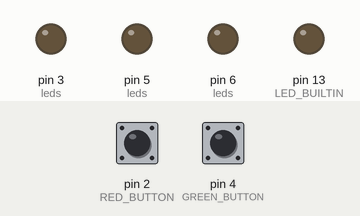
The sketch below on a simulated Arduino Uno, built with avr-gcc and run on an emulated ATmega328P. On the bench: output pins drawn as LEDs (lit = HIGH). The inputs (shaded band) are chosen by the test bench; at power-on: pin 2 (RED_BUTTON) HIGH, pin 4 (GREEN_BUTTON) HIGH.

Above: at 1.2 s.
1.3 s: pin 2 (RED_BUTTON) pulled LOW for 0.15 s
At 1.8 s:
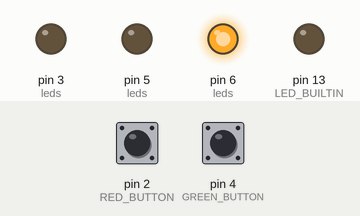
2.9 s: pin 4 (GREEN_BUTTON) pulled LOW for 0.15 s
At 4.1 s:
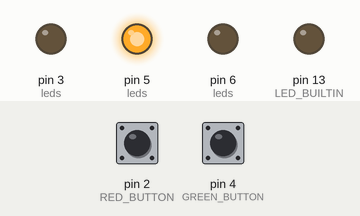
4.5 s: pin 4 (GREEN_BUTTON) pulled LOW for 1 s
At 5.5 s:
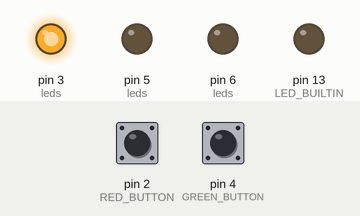
7.0 s: pin 4 (GREEN_BUTTON) pulled LOW for 3.2 s
At 7.4 s:
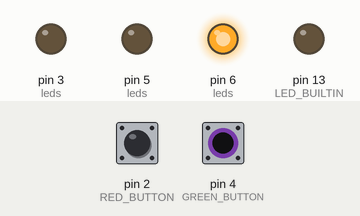
11.7 s: pin 2 (RED_BUTTON) pulled LOW for 1 s
At 12.2 s:
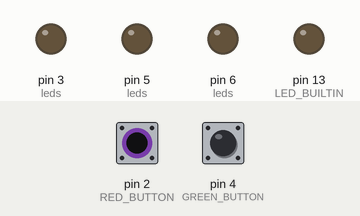
Timing chart, 0 to 14.7 s (numbered marks = the images above; inputs shaded):
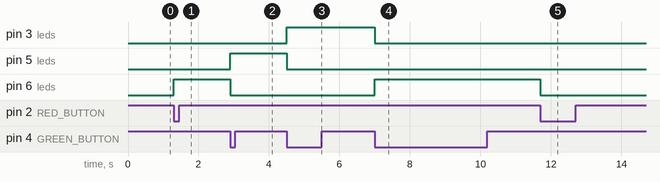

Measured:
- after the input at 1.3 s, pin 6 (leds): LOW → HIGH at once
- after the input at 2.9 s, pin 5 (leds): LOW → HIGH at once; pin 6 (leds): HIGH → LOW at once
- after the input at 4.5 s, pin 3 (leds): LOW → HIGH at once; pin 5 (leds): HIGH → LOW at once
- after the input at 7.0 s, pin 3 (leds): HIGH → LOW at once; pin 6 (leds): LOW → HIGH at once
- after the input at 11.7 s, pin 6 (leds): HIGH → LOW at once

The sketch:

kod01.ino
```cpp
#include <Arduino.h>

#define LED_RED 6
#define LED_GREEN 5
#define LED_BLUE 3

#define RED_BUTTON 2
#define GREEN_BUTTON 4

// Po naciśnięciu przycisku zielonego zmień kolor świecącej diody.
// Przycisk czerwony włącza i wyłącza świecenie.

int DELAY_AFTER_PRESS = 50;

int leds[] = {LED_RED, LED_GREEN, LED_BLUE};
int led_index = 0;

void initRGB()
{
    pinMode(LED_BUILTIN, OUTPUT);
    digitalWrite(LED_BUILTIN, LOW);

    for (int led : leds)
    {
        pinMode(led, OUTPUT);
        digitalWrite(led, LOW);
    }
}

void initButtons()
{
    pinMode(RED_BUTTON, INPUT_PULLUP);
    pinMode(GREEN_BUTTON, INPUT_PULLUP);
}

bool on = false;

void setup()
{
    initRGB();
    initButtons();
}

bool pressingGreen = false;
bool pressingRed = false;

void check_green_button()
{
    if (digitalRead(GREEN_BUTTON) != LOW)
    {
        pressingGreen = false;
        return;
    }

    if (pressingGreen || !on)
    {
        delay(DELAY_AFTER_PRESS);
        return;
    }

    digitalWrite(leds[led_index], LOW);

    led_index = (led_index + 1) % 3;

    digitalWrite(leds[led_index], HIGH);
    pressingGreen = true;
    delay(DELAY_AFTER_PRESS);
}

void check_red_button(){
    if (digitalRead(RED_BUTTON) != LOW)
    {
        pressingRed = false;
        return;
    }

    if (pressingRed)
    {
        delay(DELAY_AFTER_PRESS);
        return;
    }

    on = !on;

    if (on)
    {
        digitalWrite(leds[led_index], HIGH);
    }
    else
    {
        digitalWrite(leds[led_index], LOW);
    }

    pressingRed = true;
    delay(DELAY_AFTER_PRESS);
}

void loop()
{
    check_green_button();

    check_red_button();
}
```
